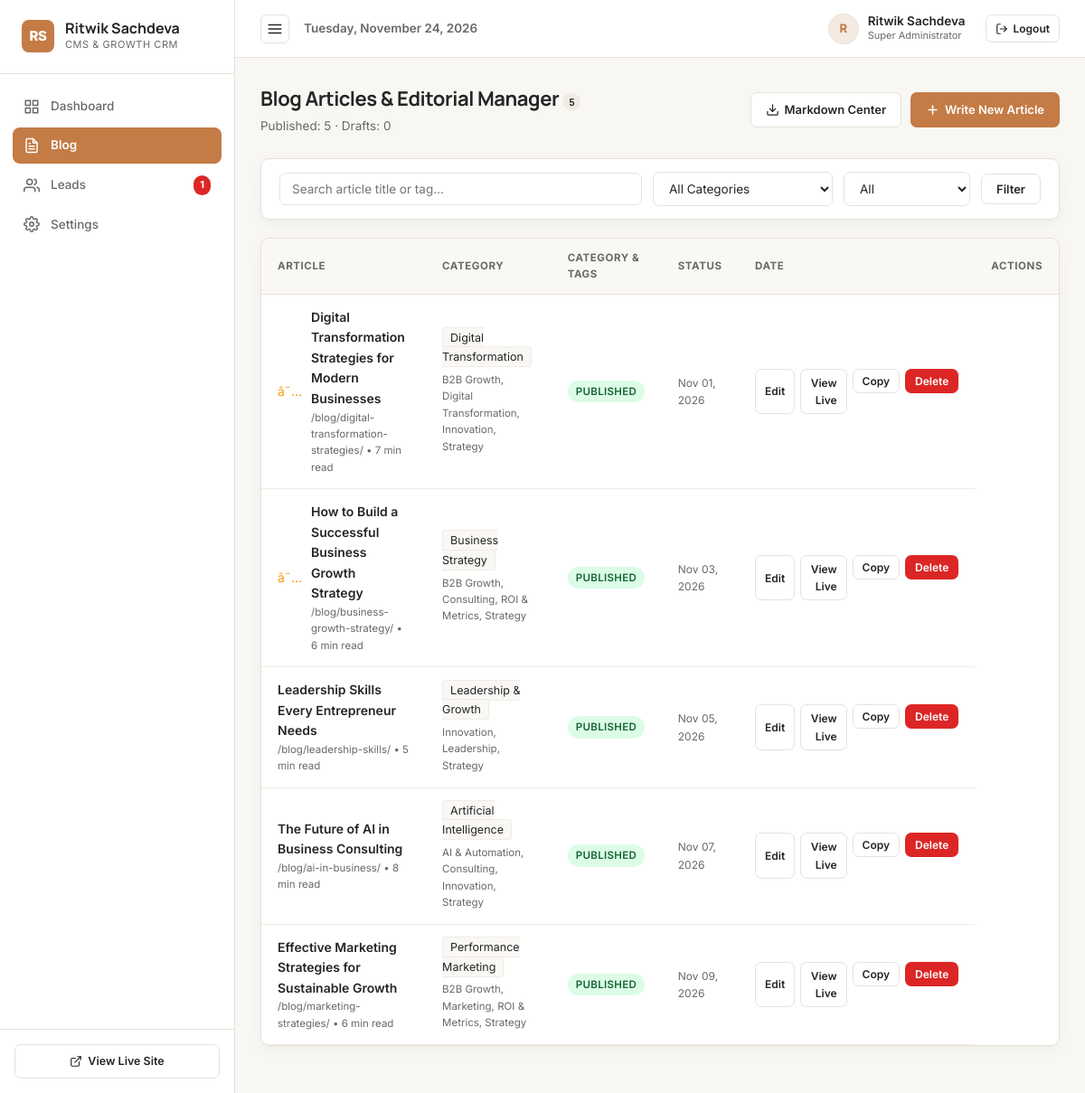
The page /admin/blogs.php (signed in) on the database its author committed.
### tables this page shows
CREATE TABLE `blogs` (
    `id` INT UNSIGNED AUTO_INCREMENT PRIMARY KEY,
    `title` VARCHAR(255) NOT NULL,
    `slug` VARCHAR(191) NOT NULL UNIQUE,
    `excerpt` TEXT NOT NULL,
    `content` LONGTEXT NOT NULL,
    `featured_image` VARCHAR(255) DEFAULT NULL,
    `featured_image_alt` VARCHAR(255) DEFAULT NULL,
    `category_id` INT UNSIGNED DEFAULT NULL,
    `author_id` INT UNSIGNED NOT NULL,
    `status` ENUM('draft', 'published', 'scheduled') NOT NULL DEFAULT 'draft',
    `is_featured` TINYINT(1) NOT NULL DEFAULT 0,
    `reading_time` INT UNSIGNED NOT NULL DEFAULT 5,
    `faqs_json` JSON DEFAULT NULL,
    `published_at` DATETIME DEFAULT NULL,
    `scheduled_for` DATETIME DEFAULT NULL,
    `markdown_file_path` VARCHAR(255) DEFAULT NULL,
    `views_count` INT UNSIGNED NOT NULL DEFAULT 0,
    `meta_title` VARCHAR(191) DEFAULT NULL,
    `meta_description` VARCHAR(255) DEFAULT NULL,
    `canonical_url` VARCHAR(255) DEFAULT NULL,
    `og_image` VARCHAR(255) DEFAULT NULL,
    `robots_directive` VARCHAR(50) NOT NULL DEFAULT 'index, follow',
    `schema_type` VARCHAR(50) NOT NULL DEFAULT 'BlogPosting',
    `created_by` INT UNSIGNED DEFAULT NULL,
    `updated_by` INT UNSIGNED DEFAULT NULL,
    `deleted_at` DATETIME DEFAULT NULL,
    `created_at` DATETIME NOT NULL DEFAULT CURRENT_TIMESTAMP,
    `updated_at` DATETIME NOT NULL DEFAULT CURRENT_TIMESTAMP ON UPDATE CURRENT_TIMESTAMP,
    INDEX `idx_blog_slug` (`slug`),
    INDEX `idx_blog_status` (`status`),
    INDEX `idx_blog_published` (`published_at`),
    INDEX `idx_blog_featured` (`is_featured`),
    INDEX `idx_blog_deleted` (`deleted_at`),
    CONSTRAINT `fk_blogs_category` FOREIGN KEY (`category_id`) REFERENCES `blog_categories` (`id`) ON DELETE SET NULL,
    CONSTRAINT `fk_blogs_author` FOREIGN KEY (`author_id`) REFERENCES `blog_authors` (`id`) ON DELETE RESTRICT,
    CONSTRAINT `fk_blogs_creator` FOREIGN KEY (`created_by`) REFERENCES `admins` (`id`) ON DELETE SET NULL,
    CONSTRAINT `fk_blogs_updater` FOREIGN KEY (`updated_by`) REFERENCES `admins` (`id`) ON DELETE SET NULL
);

CREATE TABLE `blog_categories` (
    `id` INT UNSIGNED AUTO_INCREMENT PRIMARY KEY,
    `name` VARCHAR(100) NOT NULL,
    `slug` VARCHAR(120) NOT NULL UNIQUE,
    `description` TEXT DEFAULT NULL,
    `created_at` DATETIME NOT NULL DEFAULT CURRENT_TIMESTAMP,
    `updated_at` DATETIME NOT NULL DEFAULT CURRENT_TIMESTAMP ON UPDATE CURRENT_TIMESTAMP,
    INDEX `idx_cat_slug` (`slug`)
);

### includes/config.php (called while the page is built, shortened)
<?php
function e($string): string {
    return htmlspecialchars((string)$string, ENT_QUOTES, 'UTF-8');
}

### admin/blogs.php (the view, shortened to what this page needs)
<?php
require_once __DIR__ . '/includes/header.php';
require_once __DIR__ . '/../includes/seo.php';
$search = trim($_GET['q'] ?? '');
$page = max(1, (int)($_GET['page'] ?? 1));
$perPage = 10;
$offset = ($page - 1) * $perPage;
$where = ["1=1"];
$params = [];
$whereClause = implode(' AND ', $where);
$countStmt = $pdo->prepare("SELECT COUNT(*) FROM blogs b WHERE {$whereClause}");
$countStmt->execute($params);
$totalBlogs = (int)$countStmt->fetchColumn();
$sql = "
    SELECT b.*, c.name AS category_name, a.name AS author_name
    FROM blogs b
    LEFT JOIN blog_categories c ON b.category_id = c.id
    LEFT JOIN blog_authors a ON b.author_id = a.id
    WHERE {$whereClause}
    ORDER BY b.created_at DESC
    LIMIT :limit OFFSET :offset
";
$stmt = $pdo->prepare($sql);
$stmt->bindValue(':limit', $perPage, PDO::PARAM_INT);
$stmt->bindValue(':offset', $offset, PDO::PARAM_INT);
$stmt->execute();
$blogs = $stmt->fetchAll();
$statusCounts = $pdo->query("SELECT status, COUNT(*) AS total FROM blogs GROUP BY status")->fetchAll(PDO::FETCH_KEY_PAIR);
?>
<div class="admin-page-header">
  <div>
    <h1 class="admin-page-title">Blog Articles &amp; Editorial Manager <span class="admin-nav-badge"><?= $totalBlogs ?></span></h1>
    <p class="admin-page-subtitle">Published: <?= (int)($statusCounts['published'] ?? 0) ?> &middot; Drafts: <?= (int)($statusCounts['draft'] ?? 0) ?></p>
  </div>
  <div class="admin-page-actions">
    <a href="markdown.php" class="btn-admin btn-admin-secondary">
      <svg width="15" height="15" viewBox="0 0 24 24" fill="none" stroke="currentColor" stroke-width="2" stroke-linecap="round" stroke-linejoin="round"><path d="M21 15v4a2 2 0 0 1-2 2H5a2 2 0 0 1-2-2v-4"></path><polyline points="7 10 12 15 17 10"></polyline><line x1="12" y1="15" x2="12" y2="3"></line></svg>
      Markdown Center
    </a>
    <a href="blog-edit.php?action=new" class="btn-admin btn-admin-primary">
      <svg width="15" height="15" viewBox="0 0 24 24" fill="none" stroke="currentColor" stroke-width="2.5" stroke-linecap="round" stroke-linejoin="round"><line x1="12" y1="5" x2="12" y2="19"></line><line x1="5" y1="12" x2="19" y2="12"></line></svg>
      Write New Article
    </a>
  </div>
</div>
<div class="admin-card" style="margin-bottom: 20px;">
  <div class="admin-card-body" style="padding: 14px 20px;">
    <form method="GET" action="blogs.php" style="display: flex; gap: 12px; flex-wrap: wrap; align-items: center;">
      <div style="flex: 1; min-width: 220px;">
        <input type="text" name="q" value="<?= e($search) ?>" class="form-control-admin" placeholder="Search article title or tag...">
      </div>
      <div style="min-width: 160px;">
        <select name="category" class="form-control-admin">
          <option value="">All Categories</option>
        </select>
      </div>
      <div style="min-width: 140px;">
        <select name="status" class="form-control-admin">
          <option value="">All</option>
        </select>
      </div>
      <button type="submit" class="btn-admin btn-admin-secondary">Filter</button>
    </form>
  </div>
</div>
<div class="admin-card">
  <div class="admin-table-wrap">
    <table class="admin-table">
      <thead>
        <tr>
          <th>Article</th>
          <th>Category</th>
          <th>Category &amp; Tags</th>
          <th>Status</th>
          <th>Date</th>
          <th style="text-align: right;">Actions</th>
        </tr>
      </thead>
      <tbody>
        <?php if (!empty($blogs)): ?>
          <?php foreach ($blogs as $b): ?>
            <tr>
              <td>
                <div style="display: flex; align-items: center; gap: 10px;">
                  <?php if ($b['is_featured']): ?>
                    <span title="Featured Article" style="color: #F59E0B; font-size: 14px;">â˜…</span>
                  <?php endif; ?>
                  <div>
                    <a href="blog-edit.php?id=<?= $b['id'] ?>" style="font-weight: 600; color: var(--admin-text-main); text-decoration: none; font-size: 14px;">
                      <?= e($b['title']) ?>
                    </a>
                    <div style="font-size: 11.5px; color: var(--admin-text-muted);">
                      /blog/<?= e($b['slug']) ?>/ &bull; <?= (int)$b['reading_time'] ?> min read
                    </div>
                  </div>
                </div>
              </td>
              <td>
                <span style="font-size: 12.5px; background: #FAF8F5; padding: 3px 8px; border-radius: 4px; border: 1px solid var(--admin-border-light);">
                  <?= e($b['category_name'] ?: 'Uncategorized') ?>
                </span>
                <?php
                  $tagStmt = $pdo->prepare("SELECT t.name FROM blog_tags t JOIN blog_tag_relations r ON r.tag_id = t.id WHERE r.blog_id = :id ORDER BY t.name");
                  $tagStmt->execute([':id' => $b['id']]);
                  $tagNames = $tagStmt->fetchAll(PDO::FETCH_COLUMN);
                ?>
                <?php if ($tagNames): ?><div style="font-size: 11.5px; color: var(--admin-text-muted); margin-top: 5px;"><?= e(implode(', ', $tagNames)) ?></div><?php endif; ?>
              </td>
              <td>
                <span class="admin-badge status-<?= $b['status'] ?>">
                  <?= strtoupper($b['status']) ?>
                </span>
              </td>
              <td style="font-size: 12px; color: var(--admin-text-muted);">
                <?= date('M d, Y', strtotime($b['published_at'] ?: $b['created_at'])) ?>
              </td>
              <td style="text-align: right;">
                <div style="display: inline-flex; gap: 6px;">
                  <a href="blog-edit.php?id=<?= $b['id'] ?>" class="btn-admin btn-admin-secondary btn-admin-sm" title="Edit">
                    Edit
                  </a>
                  <a href="../blog/<?= rawurlencode($b['slug']) ?>/" target="_blank" rel="noopener" class="btn-admin btn-admin-secondary btn-admin-sm" title="View live article">
                    View Live
                  </a>
                  <form method="POST" action="blogs.php" style="display: inline;" onsubmit="return confirm('Duplicate this article?');">
                    <button type="submit" class="btn-admin btn-admin-secondary btn-admin-sm" title="Duplicate">
                      Copy
                    </button>
                  </form>
                  <form method="POST" action="blogs.php" style="display: inline;" onsubmit="return confirm('Are you sure you want to delete this article? This will remove the database record and markdown file.');">
                    <button type="submit" class="btn-admin btn-admin-danger btn-admin-sm" title="Delete">
                      Delete
                    </button>
                  </form>
                </div>
              </td>
            </tr>
          <?php endforeach; ?>
        <?php endif; ?>
      </tbody>
    </table>
  </div>
</div>
<?php require_once __DIR__ . '/includes/footer.php'; ?>

### admin/css/admin.css (style rules this page uses)
* { box-sizing: border-box; margin: 0; padding: 0; }
body { font-family: var(--admin-font-body); background-color: var(--admin-bg); color: var(--admin-text-main); line-height: 1.6; font-size: 14.5px; -webkit-font-smoothing: antialiased; }
.admin-nav-badge { margin-left: auto; padding: 2px 7px; border-radius: 999px; font-size: 11px; font-weight: 700; background: #EFEAE2; color: var(--admin-text-main); }
.admin-page-header { display: flex; align-items: center; justify-content: space-between; flex-wrap: wrap; gap: 16px; margin-bottom: 24px; }
.admin-page-title { font-family: var(--admin-font-heading); font-size: 22px; font-weight: 700; color: var(--admin-text-main); letter-spacing: -0.02em; }
.admin-page-subtitle { font-size: 13.5px; color: var(--admin-text-muted); margin-top: 2px; }
.admin-page-actions { display: flex; align-items: center; gap: 10px; }
.admin-card { background: #FFFFFF; border: 1px solid var(--admin-border); border-radius: var(--admin-radius); box-shadow: var(--admin-shadow); overflow: hidden; margin-bottom: 24px; }
.admin-card-body { padding: 22px; }
.admin-table-wrap { overflow-x: auto; }
.admin-table { width: 100%; border-collapse: collapse; text-align: left; }
.admin-table th { background: #FAF8F5; color: var(--admin-text-muted); font-size: 11.5px; font-weight: 700; text-transform: uppercase; letter-spacing: 0.05em; padding: 12px 18px; border-bottom: 1px solid var(--admin-border); }
.admin-table td { padding: 14px 18px; border-bottom: 1px solid var(--admin-border-light); vertical-align: middle; font-size: 13.5px; }
.admin-badge { display: inline-flex; align-items: center; gap: 5px; padding: 3px 9px; border-radius: 999px; font-size: 11.5px; font-weight: 600; text-transform: uppercase; letter-spacing: 0.03em; }
.admin-badge.status-published { background: #DCFCE7; color: #166534; }
.btn-admin { display: inline-flex; align-items: center; justify-content: center; gap: 6px; padding: 8px 16px; border-radius: 7px; font-size: 13px; font-weight: 600; cursor: pointer; text-decoration: none; border: 1px solid transparent; transition: all 0.15s ease; font-family: inherit; }
.btn-admin-primary { background: var(--admin-accent); color: #FFFFFF; }
.btn-admin-secondary { background: #FFFFFF; border-color: var(--admin-border); color: var(--admin-text-main); }
.btn-admin-danger { background: var(--admin-danger); color: #FFFFFF; }
.btn-admin-sm { padding: 5px 10px; font-size: 12px; }
.form-control-admin { width: 100%; padding: 9px 13px; border-radius: 7px; border: 1px solid var(--admin-border); background: #FFFFFF; color: var(--admin-text-main); font-size: 13.5px; font-family: inherit; transition: border-color 0.15s ease, box-shadow 0.15s ease; }

### rows shown on the page
blogs: is_featured "â˜…", title "Digital Transformation Strategies for Modern Businesses", slug "digital-transformation-strategies", reading_time "7", category.name "Digital Transformation", tagNames "B2B Growth, Digital Transformation, Innovation, Strategy", status "PUBLISHED", published_at "Nov 01, 2026"
blogs: is_featured "â˜…", title "How to Build a Successful Business Growth Strategy", slug "business-growth-strategy", reading_time "6", category.name "Business Strategy", tagNames "B2B Growth, Consulting, ROI & Metrics, Strategy", status "PUBLISHED", published_at "Nov 03, 2026"
blogs: title "Leadership Skills Every Entrepreneur Needs", slug "leadership-skills", reading_time "5", category.name "Leadership & Growth", tagNames "Innovation, Leadership, Strategy", status "PUBLISHED", published_at "Nov 05, 2026"
blogs: title "The Future of AI in Business Consulting", slug "ai-in-business", reading_time "8", category.name "Artificial Intelligence", tagNames "AI & Automation, Consulting, Innovation, Strategy", status "PUBLISHED", published_at "Nov 07, 2026"
blogs: title "Effective Marketing Strategies for Sustainable Growth", slug "marketing-strategies", reading_time "6", category.name "Performance Marketing", tagNames "B2B Growth, Marketing, ROI & Metrics, Strategy", status "PUBLISHED", published_at "Nov 09, 2026"

### other values the page prints
$newLeadsCount "1"
substr($currentUser['name'] ?? 'A', 0, 1) "R"
$currentUser['name'] "Ritwik Sachdeva"
$currentUser['role_display'] "Super Administrator"
$totalBlogs "5"
$statusCounts['published'] "5"
$statusCounts['draft'] "0"
